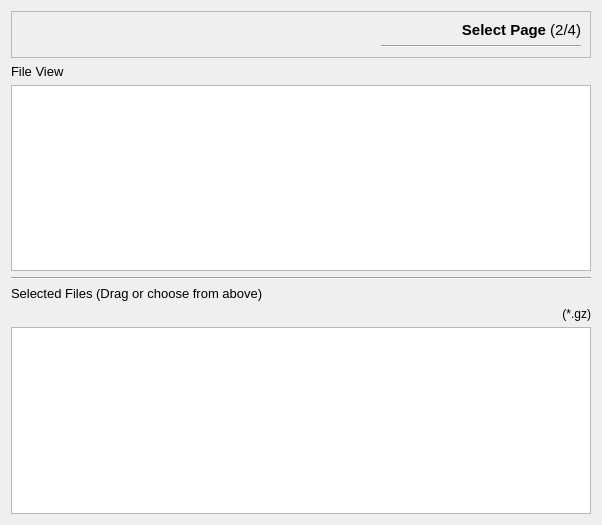
<?xml version="1.0" encoding="UTF-8"?>
<ui version="4.0">
 <class>QExtractWizardPageFile</class>
 <widget class="QWizardPage" name="QExtractWizardPageFile">
  <property name="geometry">
   <rect>
    <x>0</x>
    <y>0</y>
    <width>602</width>
    <height>525</height>
   </rect>
  </property>
  <property name="windowTitle">
   <string>WizardPage</string>
  </property>
  <layout class="QVBoxLayout" name="verticalLayout_2">
   <item>
    <widget class="QFrame" name="mTitleFrame">
     <property name="maximumSize">
      <size>
       <width>16777215</width>
       <height>56</height>
      </size>
     </property>
     <property name="layoutDirection">
      <enum>Qt::RightToLeft</enum>
     </property>
     <property name="frameShape">
      <enum>QFrame::StyledPanel</enum>
     </property>
     <property name="frameShadow">
      <enum>QFrame::Raised</enum>
     </property>
     <layout class="QFormLayout" name="formLayout">
      <item row="0" column="0">
       <widget class="QLabel" name="mLabelTitle">
        <property name="font">
         <font>
          <family>Microsoft Sans Serif</family>
          <pointsize>11</pointsize>
         </font>
        </property>
        <property name="text">
         <string>&lt;html&gt;&lt;head/&gt;&lt;body&gt;&lt;p align=&quot;right&quot;&gt;&lt;span style=&quot; font-weight:600;&quot;&gt;Select Page &lt;/span&gt;(2/4)&lt;/p&gt;&lt;/body&gt;&lt;/html&gt;</string>
        </property>
        <property name="textFormat">
         <enum>Qt::RichText</enum>
        </property>
       </widget>
      </item>
      <item row="1" column="0">
       <widget class="Line" name="mHLine1">
        <property name="minimumSize">
         <size>
          <width>200</width>
          <height>0</height>
         </size>
        </property>
        <property name="maximumSize">
         <size>
          <width>100</width>
          <height>16777215</height>
         </size>
        </property>
        <property name="layoutDirection">
         <enum>Qt::LeftToRight</enum>
        </property>
        <property name="orientation">
         <enum>Qt::Horizontal</enum>
        </property>
       </widget>
      </item>
     </layout>
    </widget>
   </item>
   <item>
    <widget class="QLabel" name="mLabelFileView">
     <property name="font">
      <font>
       <family>Microsoft Sans Serif</family>
       <pointsize>10</pointsize>
      </font>
     </property>
     <property name="text">
      <string>File View</string>
     </property>
    </widget>
   </item>
   <item>
    <widget class="QTreeView" name="mFileTreeView">
     <property name="editTriggers">
      <set>QAbstractItemView::NoEditTriggers</set>
     </property>
     <property name="dragEnabled">
      <bool>true</bool>
     </property>
     <property name="dragDropMode">
      <enum>QAbstractItemView::DragOnly</enum>
     </property>
     <property name="selectionMode">
      <enum>QAbstractItemView::ExtendedSelection</enum>
     </property>
     <property name="selectionBehavior">
      <enum>QAbstractItemView::SelectRows</enum>
     </property>
    </widget>
   </item>
   <item>
    <widget class="Line" name="mHLine0">
     <property name="orientation">
      <enum>Qt::Horizontal</enum>
     </property>
    </widget>
   </item>
   <item>
    <widget class="QLabel" name="mLabelSelectedFile">
     <property name="font">
      <font>
       <family>Microsoft Sans Serif</family>
       <pointsize>10</pointsize>
      </font>
     </property>
     <property name="text">
      <string>Selected Files (Drag or choose from above)</string>
     </property>
    </widget>
   </item>
   <item>
    <widget class="QLabel" name="mLabelSupportedTypes">
     <property name="font">
      <font>
       <family>Microsoft Sans Serif</family>
      </font>
     </property>
     <property name="text">
      <string>(*.gz)</string>
     </property>
     <property name="alignment">
      <set>Qt::AlignRight|Qt::AlignTrailing|Qt::AlignVCenter</set>
     </property>
    </widget>
   </item>
   <item>
    <widget class="QFileListView" name="mFileListView">
     <property name="editTriggers">
      <set>QAbstractItemView::NoEditTriggers</set>
     </property>
     <property name="dragDropMode">
      <enum>QAbstractItemView::DropOnly</enum>
     </property>
     <property name="selectionMode">
      <enum>QAbstractItemView::ExtendedSelection</enum>
     </property>
     <property name="selectionBehavior">
      <enum>QAbstractItemView::SelectRows</enum>
     </property>
    </widget>
   </item>
  </layout>
 </widget>
 <customwidgets>
  <customwidget>
   <class>QFileListView</class>
   <extends>QListView</extends>
   <header>qfilelistview.h</header>
  </customwidget>
 </customwidgets>
 <resources/>
 <connections/>
</ui>
